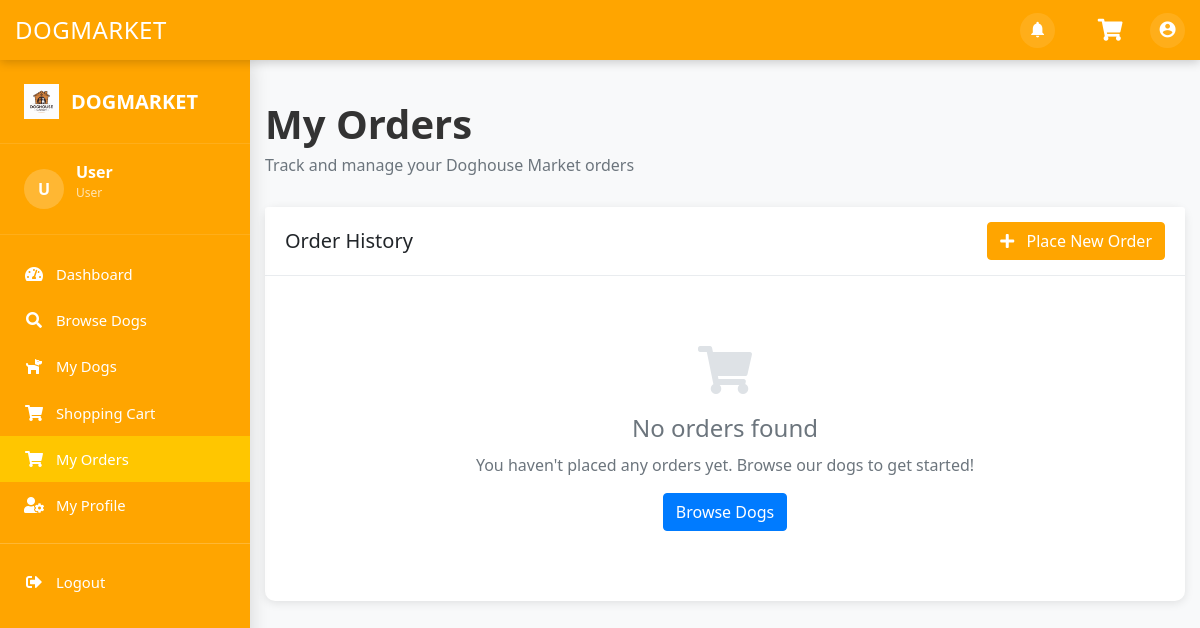
/dog/user/my_orders.php (signed in), run on the app's committed database.
### tables this page shows
CREATE TABLE `company_info` (
  `id` int(11) NOT NULL,
  `company_name` varchar(150) NOT NULL,
  `address` varchar(255) NOT NULL,
  `city` varchar(100) NOT NULL,
  `postal_code` varchar(20) DEFAULT NULL,
  `phone` varchar(20) NOT NULL,
  `color` varchar(50) DEFAULT NULL,
  `logo` varchar(255) DEFAULT NULL,
  `favicon` varchar(255) DEFAULT NULL,
  `banner_image` varchar(255) DEFAULT NULL,
  `email_general` varchar(150) DEFAULT NULL,
  `email_support` varchar(150) DEFAULT NULL,
  `working_hours` varchar(100) DEFAULT NULL,
  `created_at` timestamp NOT NULL DEFAULT current_timestamp(),
  `font` enum('Arial','Verdana','Helvetica','Tahoma','Trebuchet MS','Times New Roman','Georgia','Garamond','Courier New','Brush Script MT','Lucida Sans','Lucida Console','Palatino Linotype','Book Antiqua','Impact','Comic Sans MS','Segoe UI','Candara','Optima','Calibri','Cambria','Franklin Gothic Medium','Gill Sans','Century Gothic','Perpetua','Rockwell','Baskerville','Didot','Monaco','Geneva') DEFAULT 'Arial'
);

### dog/user/my_orders.php (the view, shortened to what this page needs)
<?php
$orders = [];
?>
<!DOCTYPE html>
<html lang="en">
<head>
    <link rel="stylesheet" href="https://stackpath.bootstrapcdn.com/bootstrap/4.5.2/css/bootstrap.min.css">
    <link rel="stylesheet" href="https://cdnjs.cloudflare.com/ajax/libs/font-awesome/5.15.1/css/all.min.css">
</head>
<body>
    <?php include 'sidenav.php'; ?>
    <div class="container">
        <div class="page-header">
            <h1 class="page-title">My Orders</h1>
            <p class="page-subtitle">Track and manage your Doghouse Market orders</p>
        </div>
        <div class="row mb-4">
            <div class="col-md-12">
                <div class="card">
                    <div class="card-header d-flex justify-content-between align-items-center">
                        <h5 class="mb-0">Order History</h5>
                        <button class="btn btn-primary btn-new-order" data-toggle="modal" data-target="#newOrderModal">
                            <i class="fas fa-plus mr-2"></i> Place New Order
                        </button>
                    </div>
                    <div class="card-body">
                        <?php if (!empty($orders)): ?>
                            <?php foreach ($orders as $order): ?>
                            <div class="order-item">
                                <div class="order-header">
                                    <div class="order-id">Order #<?php echo $order['id']; ?></div>
                                    <div class="order-date"><?php echo date('M d, Y', strtotime($order['order_date'])); ?></div>
                                    <span class="order-status status-<?php echo $order['status']; ?>"><?php echo $order['status']; ?></span>
                                </div>
                                <div class="dog-details">
                                    <?php if (!empty($order['image_url'])): ?>
                                        <img src="../<?php echo htmlspecialchars($order['image_url']); ?>" class="dog-image" alt="<?php echo htmlspecialchars($order['dog_name']); ?>">
                                    <?php else: ?>
                                        <div class="dog-image bg-light d-flex align-items-center justify-content-center">
                                            <i class="fas fa-dog fa-2x text-secondary"></i>
                                        </div>
                                    <?php endif; ?>
                                    <div class="flex-grow-1">
                                        <div class="dog-name"><?php echo htmlspecialchars($order['dog_name']); ?></div>
                                        <div class="dog-breed"><?php echo htmlspecialchars($order['breed']); ?></div>
                                        <div class="order-price">$<?php echo number_format($order['total_amount'], 2); ?></div>
                                    </div>
                                    <div class="order-actions">
                                        <a href="view_order.php?id=<?php echo $order['id']; ?>" class="btn btn-outline-primary btn-sm">View Details</a>
                                        <?php if ($order['status'] === 'Pending'): ?>
                                            <button class="btn btn-outline-danger btn-sm ml-2" onclick="cancelOrder(<?php echo $order['id']; ?>)">Cancel</button>
                                        <?php endif; ?>
                                    </div>
                                </div>
                            </div>
                            <?php endforeach; ?>
                        <?php else: ?>
                            <div class="no-orders-message">
                                <i class="fas fa-shopping-cart"></i>
                                <h4>No orders found</h4>
                                <p class="text-muted">You haven't placed any orders yet. Browse our dogs to get started!</p>
                                <a href="browse_dogs.php" class="btn btn-primary">Browse Dogs</a>
                            </div>
                        <?php endif; ?>
                    </div>
                </div>
            </div>
        </div>
    </div>
</body>
</html>

### dog/user/sidenav.php (shortened to what this page needs)
<?php
$username = $_SESSION['username'] ?? 'User';
if (!isset($companyInfo) || empty($companyInfo)) {
    $companyQuery = "SELECT * FROM company_info LIMIT 1";
    $result = mysqli_query($conn, $companyQuery);
    if ($result && mysqli_num_rows($result) > 0) {
        $companyInfo = mysqli_fetch_assoc($result);
    } else {
        $companyInfo = [
            'company_name' => 'Doghouse Market',
            'color' => '#ffa500',
            'logo' => ''
        ];
    }
}
$current_page = basename($_SERVER['PHP_SELF']);
function isActive($page_name) {
    global $current_page;
    return ($current_page == $page_name) ? 'active' : '';
}
?>
<!DOCTYPE html>
<html lang="en">
<head>
    <link rel="stylesheet" href="https://cdnjs.cloudflare.com/ajax/libs/font-awesome/5.15.1/css/all.min.css">
</head>
<body>
<nav class="top-nav">
    <div class="top-nav-content">
        <h1 class="top-nav-title"><?php echo htmlspecialchars($companyInfo['company_name'] ?? 'Doghouse Market'); ?></h1>
        <div class="top-nav-actions">
            <div class="notification-icon">
                <i class="material-icons">notifications</i>
            </div>
            <a href="cart.php" class="cart-icon" title="Shopping Cart">
                <i class="fas fa-shopping-cart"></i>
            </a>
            <div class="user-profile">
                <i class="material-icons">account_circle</i>
            </div>
        </div>
    </div>
</nav>
<nav class="sidebar" id="sidebar">
    <div class="sidebar-header">
        <?php if (!empty($companyInfo['logo'])): ?>
            <img src="../<?php echo htmlspecialchars($companyInfo['logo']); ?>" alt="Logo" class="sidebar-logo">
        <?php else: ?>
            <i class="fas fa-paw me-2"></i>
        <?php endif; ?>
        <h5 class="sidebar-brand"><?php echo htmlspecialchars($companyInfo['company_name'] ?? 'Doghouse Market'); ?></h5>
    </div>
    <div class="sidebar-user">
        <div class="sidebar-user-img">
            <?php echo strtoupper(substr($username, 0, 1)); ?>
        </div>
        <div class="sidebar-user-details">
            <p class="sidebar-user-name"><?php echo htmlspecialchars($username); ?></p>
            <p class="sidebar-user-role">User</p>
        </div>
    </div>
    <ul class="sidebar-nav list-unstyled">
        <li class="sidebar-item">
            <a href="dashboard.php" class="sidebar-link <?php echo isActive('dashboard.php'); ?>">
                <i class="fas fa-tachometer-alt"></i>
                <span>Dashboard</span>
            </a>
        </li>
        <li class="sidebar-item">
            <a href="browse_dogs.php" class="sidebar-link <?php echo isActive('browse_dogs.php'); ?>">
                <i class="fas fa-search"></i>
                <span>Browse Dogs</span>
            </a>
        </li>
        <li class="sidebar-item">
            <a href="my_dogs.php" class="sidebar-link <?php echo isActive('my_dogs.php'); ?>">
                <i class="fas fa-dog"></i>
                <span>My Dogs</span>
            </a>
        </li>
        <li class="sidebar-item">
            <a href="cart.php" class="sidebar-link <?php echo isActive('cart.php'); ?>">
                <i class="fas fa-shopping-cart"></i>
                <span>Shopping Cart</span>
            </a>
        </li>
        <li class="sidebar-item">
            <a href="my_orders.php" class="sidebar-link <?php echo isActive('my_orders.php'); ?>">
                <i class="fas fa-shopping-cart"></i>
                <span>My Orders</span>
            </a>
        </li>
        <li class="sidebar-item">
            <a href="profile.php" class="sidebar-link <?php echo isActive('profile.php'); ?>">
                <i class="fas fa-user-cog"></i>
                <span>My Profile</span>
            </a>
        </li>
        <li class="sidebar-section">
            <hr style="border-color: rgba(255,255,255,0.2); margin: 15px 0;">
        </li>
        <li class="sidebar-item">
            <a href="../logout.php" class="sidebar-link" onclick="return confirm('Are you sure you want to logout?');">
                <i class="fas fa-sign-out-alt"></i>
                <span>Logout</span>
            </a>
        </li>
    </ul>
</nav>
</body>
</html>

### dog/user/my_orders.php (style rules this page uses)
body { background-color: #f8f9fa; font-family: 'Segoe UI', Tahoma, Geneva, Verdana, sans-serif; padding-top: 0; }
.container { max-width: 1200px; margin: 0 auto; margin-left: 250px; padding: 30px 15px; width: calc(100% - 250px); }
.page-header { margin-top: 70px; margin-bottom: 30px; }
.page-title { font-weight: 700; color: #333; margin-bottom: 5px; }
.page-subtitle { color: #6c757d; }
.card { border: none; border-radius: 10px; box-shadow: 0 2px 10px rgba(0,0,0,0.1); margin-bottom: 30px; }
.card-header { background-color: #fff; border-bottom: 1px solid #e9ecef; padding: 15px 20px; }
.card-body { padding: 20px; }
.btn-new-order { background-color: #ffa500; border-color: #ffa500; }
.no-orders-message { text-align: center; padding: 50px 0; }
.no-orders-message i { font-size: 48px; color: #dee2e6; margin-bottom: 20px; }
.no-orders-message h4 { margin-bottom: 10px; color: #6c757d; }

### data on the page
company_info: company_name "DOGMARKET", logo (picture)

### other printed values
substr($username, 0, 1) "U"
$username "User"
